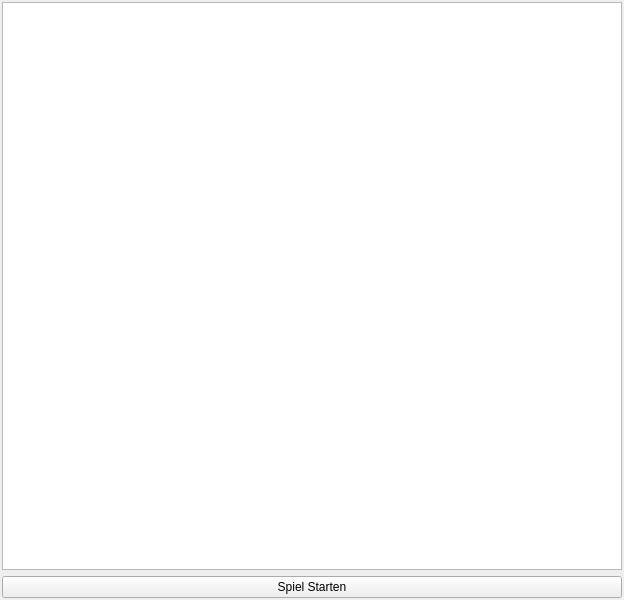
<?xml version="1.0" encoding="UTF-8"?>
<ui version="4.0">
 <class>Widget</class>
 <widget class="QWidget" name="Widget">
  <property name="geometry">
   <rect>
    <x>0</x>
    <y>0</y>
    <width>624</width>
    <height>600</height>
   </rect>
  </property>
  <property name="windowTitle">
   <string>Widget</string>
  </property>
  <layout class="QGridLayout" name="gridLayout">
   <property name="leftMargin">
    <number>2</number>
   </property>
   <property name="topMargin">
    <number>2</number>
   </property>
   <property name="rightMargin">
    <number>2</number>
   </property>
   <property name="bottomMargin">
    <number>2</number>
   </property>
   <item row="0" column="0">
    <widget class="QGraphicsView" name="graphicsView"/>
   </item>
   <item row="1" column="0">
    <widget class="QPushButton" name="btnStart">
     <property name="text">
      <string>Spiel Starten</string>
     </property>
    </widget>
   </item>
  </layout>
 </widget>
 <resources/>
 <connections/>
</ui>
